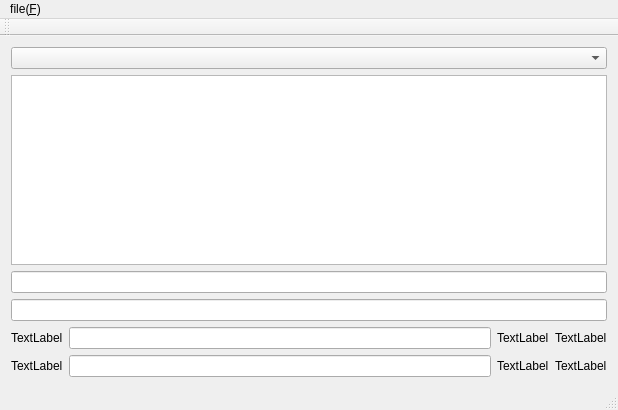
<?xml version="1.0" encoding="UTF-8"?>
<ui version="4.0">
 <class>MainWindow</class>
 <widget class="QMainWindow" name="MainWindow">
  <property name="geometry">
   <rect>
    <x>0</x>
    <y>0</y>
    <width>618</width>
    <height>410</height>
   </rect>
  </property>
  <property name="windowTitle">
   <string>MainWindow</string>
  </property>
  <widget class="QWidget" name="centralWidget">
   <layout class="QGridLayout" name="gridLayout">
    <item row="0" column="0">
     <layout class="QVBoxLayout" name="verticalLayout_4">
      <item>
       <layout class="QVBoxLayout" name="verticalLayout">
        <item>
         <widget class="QComboBox" name="comboBox"/>
        </item>
        <item>
         <widget class="QTextEdit" name="textEdit"/>
        </item>
        <item>
         <widget class="QLineEdit" name="username"/>
        </item>
        <item>
         <widget class="QLineEdit" name="fullname"/>
        </item>
        <item>
         <layout class="QHBoxLayout" name="horizontalLayout_5">
          <item>
           <widget class="QLabel" name="pwd">
            <property name="text">
             <string>TextLabel</string>
            </property>
           </widget>
          </item>
          <item>
           <widget class="QLineEdit" name="password"/>
          </item>
          <item>
           <widget class="QLabel" name="pwd_err">
            <property name="text">
             <string>TextLabel</string>
            </property>
           </widget>
          </item>
          <item>
           <widget class="QLabel" name="pwd_err_msg">
            <property name="text">
             <string>TextLabel</string>
            </property>
           </widget>
          </item>
         </layout>
        </item>
        <item>
         <layout class="QHBoxLayout" name="horizontalLayout_4">
          <item>
           <widget class="QLabel" name="vfdpwd">
            <property name="text">
             <string>TextLabel</string>
            </property>
           </widget>
          </item>
          <item>
           <widget class="QLineEdit" name="verified_password"/>
          </item>
          <item>
           <widget class="QLabel" name="vfdpwd_err">
            <property name="text">
             <string>TextLabel</string>
            </property>
           </widget>
          </item>
          <item>
           <widget class="QLabel" name="vfdpwd_err_msg">
            <property name="text">
             <string>TextLabel</string>
            </property>
           </widget>
          </item>
         </layout>
        </item>
       </layout>
      </item>
     </layout>
    </item>
   </layout>
  </widget>
  <widget class="QToolBar" name="mainToolBar">
   <attribute name="toolBarArea">
    <enum>TopToolBarArea</enum>
   </attribute>
   <attribute name="toolBarBreak">
    <bool>false</bool>
   </attribute>
  </widget>
  <widget class="QStatusBar" name="statusBar"/>
  <widget class="QMenuBar" name="menuBar">
   <property name="geometry">
    <rect>
     <x>0</x>
     <y>0</y>
     <width>618</width>
     <height>26</height>
    </rect>
   </property>
   <widget class="QMenu" name="menuFile_F">
    <property name="title">
     <string>file(&amp;F)</string>
    </property>
    <addaction name="actionNew_N"/>
    <addaction name="separator"/>
    <addaction name="actionFind_F"/>
   </widget>
   <addaction name="menuFile_F"/>
  </widget>
  <action name="actionNew_N">
   <property name="icon">
    <iconset resource="myResources.qrc">
     <normaloff>:/myImages/images/file_new.png</normaloff>:/myImages/images/file_new.png</iconset>
   </property>
   <property name="text">
    <string>new(&amp;N)</string>
   </property>
   <property name="shortcut">
    <string>Ctrl+N</string>
   </property>
  </action>
  <action name="actionFind_F">
   <property name="icon">
    <iconset resource="myResources.qrc">
     <normaloff>:/myImages/images/filefind.png</normaloff>:/myImages/images/filefind.png</iconset>
   </property>
   <property name="text">
    <string>find(&amp;F)</string>
   </property>
   <property name="shortcut">
    <string>Ctrl+F</string>
   </property>
  </action>
 </widget>
 <layoutdefault spacing="6" margin="11"/>
 <resources>
  <include location="myResources.qrc"/>
 </resources>
 <connections/>
</ui>
